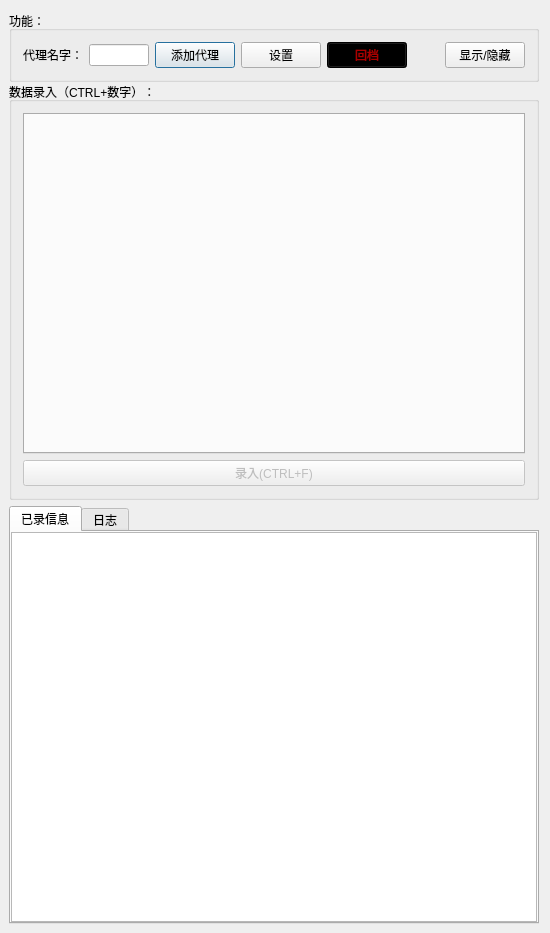
<?xml version="1.0" encoding="UTF-8"?>
<ui version="4.0">
 <class>wxClass</class>
 <widget class="QDialog" name="wxClass">
  <property name="geometry">
   <rect>
    <x>0</x>
    <y>0</y>
    <width>550</width>
    <height>933</height>
   </rect>
  </property>
  <property name="sizePolicy">
   <sizepolicy hsizetype="Preferred" vsizetype="Preferred">
    <horstretch>0</horstretch>
    <verstretch>0</verstretch>
   </sizepolicy>
  </property>
  <property name="minimumSize">
   <size>
    <width>0</width>
    <height>0</height>
   </size>
  </property>
  <property name="maximumSize">
   <size>
    <width>16777215</width>
    <height>16777215</height>
   </size>
  </property>
  <property name="windowTitle">
   <string>wx</string>
  </property>
  <property name="styleSheet">
   <string notr="true"/>
  </property>
  <layout class="QVBoxLayout" name="verticalLayout">
   <property name="spacing">
    <number>0</number>
   </property>
   <property name="sizeConstraint">
    <enum>QLayout::SetDefaultConstraint</enum>
   </property>
   <property name="leftMargin">
    <number>9</number>
   </property>
   <property name="bottomMargin">
    <number>9</number>
   </property>
   <item>
    <widget class="QWidget" name="widget" native="true">
     <property name="sizePolicy">
      <sizepolicy hsizetype="Fixed" vsizetype="Preferred">
       <horstretch>0</horstretch>
       <verstretch>0</verstretch>
      </sizepolicy>
     </property>
     <layout class="QGridLayout" name="gridLayout_3">
      <property name="leftMargin">
       <number>0</number>
      </property>
      <property name="topMargin">
       <number>0</number>
      </property>
      <property name="rightMargin">
       <number>0</number>
      </property>
      <property name="bottomMargin">
       <number>0</number>
      </property>
     </layout>
    </widget>
   </item>
   <item>
    <widget class="QGroupBox" name="groupBox">
     <property name="sizePolicy">
      <sizepolicy hsizetype="Preferred" vsizetype="Preferred">
       <horstretch>0</horstretch>
       <verstretch>0</verstretch>
      </sizepolicy>
     </property>
     <property name="title">
      <string>功能：</string>
     </property>
     <layout class="QVBoxLayout" name="verticalLayout_5">
      <item>
       <layout class="QHBoxLayout" name="horizontalLayout_3">
        <item>
         <widget class="QLabel" name="label_3">
          <property name="text">
           <string>代理名字：</string>
          </property>
         </widget>
        </item>
        <item>
         <widget class="QLineEdit" name="lineEdit_setuser">
          <property name="enabled">
           <bool>true</bool>
          </property>
          <property name="sizePolicy">
           <sizepolicy hsizetype="Fixed" vsizetype="Fixed">
            <horstretch>0</horstretch>
            <verstretch>0</verstretch>
           </sizepolicy>
          </property>
          <property name="minimumSize">
           <size>
            <width>0</width>
            <height>0</height>
           </size>
          </property>
          <property name="maximumSize">
           <size>
            <width>60</width>
            <height>16777215</height>
           </size>
          </property>
         </widget>
        </item>
        <item>
         <widget class="QPushButton" name="pushButton_setuserapply">
          <property name="text">
           <string>添加代理</string>
          </property>
         </widget>
        </item>
        <item>
         <widget class="QPushButton" name="pushButton_showset">
          <property name="text">
           <string>设置</string>
          </property>
         </widget>
        </item>
        <item>
         <widget class="QPushButton" name="pushButton_2">
          <property name="sizePolicy">
           <sizepolicy hsizetype="MinimumExpanding" vsizetype="Fixed">
            <horstretch>0</horstretch>
            <verstretch>0</verstretch>
           </sizepolicy>
          </property>
          <property name="toolTip">
           <string>一般在手动读取存档前使用</string>
          </property>
          <property name="styleSheet">
           <string notr="true">color: rgb(170, 0, 0);
background-color: rgb(0, 0, 0);</string>
          </property>
          <property name="text">
           <string>回档</string>
          </property>
         </widget>
        </item>
        <item>
         <spacer name="horizontalSpacer">
          <property name="orientation">
           <enum>Qt::Horizontal</enum>
          </property>
          <property name="sizeHint" stdset="0">
           <size>
            <width>40</width>
            <height>20</height>
           </size>
          </property>
         </spacer>
        </item>
        <item>
         <widget class="QPushButton" name="pushButton_showhide">
          <property name="text">
           <string>显示/隐藏</string>
          </property>
          <property name="checkable">
           <bool>true</bool>
          </property>
         </widget>
        </item>
       </layout>
      </item>
     </layout>
    </widget>
   </item>
   <item>
    <widget class="QGroupBox" name="groupBox_2">
     <property name="minimumSize">
      <size>
       <width>0</width>
       <height>0</height>
      </size>
     </property>
     <property name="maximumSize">
      <size>
       <width>16777215</width>
       <height>16777215</height>
      </size>
     </property>
     <property name="title">
      <string>数据录入（CTRL+数字）：</string>
     </property>
     <layout class="QVBoxLayout" name="verticalLayout_6">
      <item>
       <widget class="QGuiTabWidgetInputData" name="tabWidget_dataInput">
        <property name="enabled">
         <bool>false</bool>
        </property>
       </widget>
      </item>
      <item>
       <widget class="QPushButton" name="pushButton_datainput">
        <property name="enabled">
         <bool>false</bool>
        </property>
        <property name="text">
         <string>录入(CTRL+F)</string>
        </property>
       </widget>
      </item>
     </layout>
    </widget>
   </item>
   <item>
    <layout class="QHBoxLayout" name="horizontalLayout_dailijishu">
     <property name="leftMargin">
      <number>3</number>
     </property>
     <property name="topMargin">
      <number>3</number>
     </property>
     <property name="rightMargin">
      <number>3</number>
     </property>
     <property name="bottomMargin">
      <number>3</number>
     </property>
    </layout>
   </item>
   <item>
    <widget class="QTabWidget" name="tabWidget">
     <property name="minimumSize">
      <size>
       <width>0</width>
       <height>0</height>
      </size>
     </property>
     <property name="maximumSize">
      <size>
       <width>16777215</width>
       <height>16777215</height>
      </size>
     </property>
     <property name="currentIndex">
      <number>0</number>
     </property>
     <widget class="QWidget" name="tab">
      <attribute name="title">
       <string>已录信息</string>
      </attribute>
      <layout class="QGridLayout" name="gridLayout">
       <property name="leftMargin">
        <number>0</number>
       </property>
       <property name="topMargin">
        <number>0</number>
       </property>
       <property name="rightMargin">
        <number>0</number>
       </property>
       <property name="bottomMargin">
        <number>0</number>
       </property>
       <item row="0" column="0">
        <widget class="QTextEdit" name="textEdit_showoutput">
         <property name="enabled">
          <bool>true</bool>
         </property>
         <property name="styleSheet">
          <string notr="true"/>
         </property>
         <property name="lineWrapMode">
          <enum>QTextEdit::NoWrap</enum>
         </property>
         <property name="readOnly">
          <bool>true</bool>
         </property>
        </widget>
       </item>
      </layout>
     </widget>
     <widget class="QWidget" name="tab_2">
      <attribute name="title">
       <string>日志</string>
      </attribute>
      <layout class="QGridLayout" name="gridLayout_2">
       <property name="leftMargin">
        <number>0</number>
       </property>
       <property name="topMargin">
        <number>0</number>
       </property>
       <property name="rightMargin">
        <number>0</number>
       </property>
       <property name="bottomMargin">
        <number>0</number>
       </property>
       <item row="0" column="0">
        <widget class="QTableWidget" name="tableWidget_inputlog">
         <property name="sizePolicy">
          <sizepolicy hsizetype="Preferred" vsizetype="Expanding">
           <horstretch>0</horstretch>
           <verstretch>0</verstretch>
          </sizepolicy>
         </property>
         <property name="lineWidth">
          <number>1</number>
         </property>
         <property name="horizontalScrollBarPolicy">
          <enum>Qt::ScrollBarAlwaysOff</enum>
         </property>
         <property name="rowCount">
          <number>0</number>
         </property>
         <property name="columnCount">
          <number>4</number>
         </property>
         <attribute name="horizontalHeaderVisible">
          <bool>false</bool>
         </attribute>
         <attribute name="verticalHeaderVisible">
          <bool>false</bool>
         </attribute>
         <column/>
         <column/>
         <column/>
         <column/>
        </widget>
       </item>
      </layout>
     </widget>
    </widget>
   </item>
  </layout>
 </widget>
 <layoutdefault spacing="6" margin="11"/>
 <customwidgets>
  <customwidget>
   <class>QGuiTabWidgetInputData</class>
   <extends>QTabWidget</extends>
   <header>QGuiTabWidgetInputData.h</header>
   <container>1</container>
  </customwidget>
 </customwidgets>
 <resources>
  <include location="wx.qrc"/>
 </resources>
 <connections>
  <connection>
   <sender>pushButton_setuserapply</sender>
   <signal>clicked()</signal>
   <receiver>wxClass</receiver>
   <slot>on_addUser()</slot>
   <hints>
    <hint type="sourcelabel">
     <x>226</x>
     <y>54</y>
    </hint>
    <hint type="destinationlabel">
     <x>0</x>
     <y>186</y>
    </hint>
   </hints>
  </connection>
  <connection>
   <sender>pushButton_datainput</sender>
   <signal>clicked()</signal>
   <receiver>wxClass</receiver>
   <slot>on_datainput()</slot>
   <hints>
    <hint type="sourcelabel">
     <x>290</x>
     <y>484</y>
    </hint>
    <hint type="destinationlabel">
     <x>0</x>
     <y>421</y>
    </hint>
   </hints>
  </connection>
  <connection>
   <sender>pushButton_2</sender>
   <signal>clicked()</signal>
   <receiver>wxClass</receiver>
   <slot>on_clearData()</slot>
   <hints>
    <hint type="sourcelabel">
     <x>388</x>
     <y>54</y>
    </hint>
    <hint type="destinationlabel">
     <x>0</x>
     <y>182</y>
    </hint>
   </hints>
  </connection>
  <connection>
   <sender>pushButton_showset</sender>
   <signal>clicked()</signal>
   <receiver>wxClass</receiver>
   <slot>on_showset()</slot>
   <hints>
    <hint type="sourcelabel">
     <x>267</x>
     <y>37</y>
    </hint>
    <hint type="destinationlabel">
     <x>-50</x>
     <y>57</y>
    </hint>
   </hints>
  </connection>
 </connections>
 <slots>
  <slot>on_addUser()</slot>
  <slot>on_datainput()</slot>
  <slot>on_showChart()</slot>
  <slot>on_showset()</slot>
  <slot>on_showUserChart()</slot>
  <slot>on_exportDateTotolGrid()</slot>
  <slot>on_exportChart()</slot>
  <slot>on_clearData()</slot>
 </slots>
</ui>
